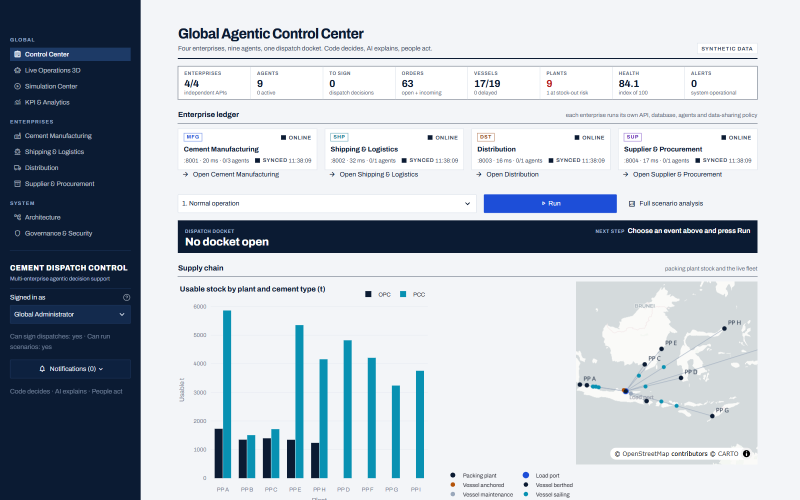
#> input picture docs/screenshots/walk-01-control.png, 1600 x 1000 px (shown at 1/2 size); its folder holds 6 pictures in this run
$ python make_annotations.py
#> lines starting #> are read from the running program, lines starting #| are printed output that depends on the picture
"""Annotated, step-by-step screenshots of the running app (the app itself is not restyled).

python scripts/make_annotations.py  ->  "Penjelasan Agentic/NN-*.png"
Raw captures: docs/screenshots/walk-*.png and data-governance-audit-trail.png (taken from the running app with Playwright)."""
from pathlib import Path

from PIL import Image, ImageDraw, ImageFont

ROOT = Path(__file__).resolve().parent.parent
SHOTS = ROOT / "docs" / "screenshots"
OUT = ROOT / "Penjelasan Agentic"
F = lambda n, b=False: ImageFont.truetype("C:/Windows/Fonts/segoeuib.ttf" if b else "C:/Windows/Fonts/segoeui.ttf", n)
NAVY, INK, MUTED, PAPER = (11, 27, 51), (15, 23, 42), (71, 85, 105), (246, 248, 251)
COL = {"GLB": (11, 27, 51), "MFG": (29, 78, 216), "SHP": (14, 116, 144), "DST": (146, 64, 14), "SUP": (91, 33, 182), "HUM": (217, 119, 6), "RED": (185, 28, 28), "SKY": (2, 132, 199)}
PANEL = 760


def wrap(d, text, font, width):
    lines, cur = [], ""
    for w in text.split():
        t = (cur + " " + w).strip()
        if d.textlength(t, font=font) > width:
            lines.append(cur)
            cur = w
        else:
            cur = t
    return lines + [cur]


def make(name, shot, step, title, subtitle, marks, concept, crop=None):
    """marks: list of (x, y, w, h, colour, heading, text) on the 1600x1000 screenshot."""
#> called with name = '01-dashboard-control-center.png', shot = 'walk-01-control.png', step = 1, title = 'Pusat kendali ekosistem'
    im = Image.open(SHOTS / shot).convert("RGB")
#> im is the input picture: PIL image 1600x1000 RGB; mean R, G, B 181.2, 189.6, 198.9
    if crop:
        im = im.crop((0, 0, im.width, crop))  # ponytail: keep only the part the marks explain
    W, H = im.width, 1000
    canvas = Image.new("RGB", (W + PANEL, H), PAPER)
    canvas.paste(im, (0, 0))
    over = Image.new("RGBA", canvas.size, (0, 0, 0, 0))
#> over: PIL image 2360x1000 RGBA; every value is 0
    od = ImageDraw.Draw(over)
    for i, (x, y, w, h, c, _, _) in enumerate(marks):
        col = COL[c]
        od.rectangle([x, y, x + w, y + h], fill=col + (28,), outline=col + (255,), width=5)
    canvas = Image.alpha_composite(canvas.convert("RGBA"), over).convert("RGB")
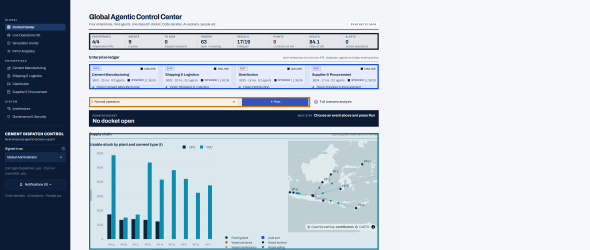
#> canvas: PIL image 2360x1000 RGB (shown at 1/4 size); mean R, G, B 191.5, 200.9, 209.7
    d = ImageDraw.Draw(canvas)
    for i, (x, y, w, h, c, _, _) in enumerate(marks):
        cx, cy = max(x + 2, 22), max(y + 2, 22)
        d.ellipse([cx - 22, cy - 22, cx + 22, cy + 22], fill=COL[c], outline="white", width=3)
        d.text((cx, cy), str(i + 1), fill="white", font=F(24, True), anchor="mm")
    # side panel
    px = W + 32
    d.rectangle([W, 0, W + PANEL, H], fill=PAPER)
    d.line([W, 0, W, H], fill=(203, 213, 225), width=2)
    d.text((px, 30), step if isinstance(step, str) else f"LANGKAH {step}", fill=COL["SKY"], font=F(17, True))
    y = 56
    for line in wrap(d, title, F(30, True), PANEL - 64):
#> in wrap, `lines, cur = [], ""`: cur = ''
        d.text((px, y), line, fill=NAVY, font=F(30, True))
        y += 38
#> this loop made 1 pass
#> after the loop, y = 94
    for line in wrap(d, subtitle, F(17), PANEL - 64):
        d.text((px, y + 4), line, fill=MUTED, font=F(17))
        y += 24
#> this loop made 2 passes
#> y on pass 1: 118
#> after the loop, y = 142
    y += 22
#> y = 164
    for i, (_, _, _, _, c, head, text) in enumerate(marks):
        d.ellipse([px, y, px + 34, y + 34], fill=COL[c])
        d.text((px + 17, y + 17), str(i + 1), fill="white", font=F(18, True), anchor="mm")
        d.text((px + 48, y + 2), head, fill=NAVY, font=F(18, True))
        yy = y + 28
        for line in wrap(d, text, F(16), PANEL - 112):
            d.text((px + 48, yy), line, fill=INK, font=F(16))
            yy += 22
        y = yy + 14
#> this loop made 5 passes
#> y on passes 1 to 5: 250, 358, 444, 530, 616
    # concept box at the bottom
    lines = wrap(d, concept, F(16), PANEL - 104)
#> lines = 2 items
    bh = 52 + 22 * len(lines)
#> bh = 96
    by = max(y + 6, H - bh - 28)
#> by = 876
    d.rounded_rectangle([px, by, W + PANEL - 32, by + bh], 14, fill=NAVY)
    d.text((px + 20, by + 16), "KONSEP AGENTIC", fill=(125, 211, 252), font=F(15, True))
    for k, line in enumerate(lines):
        d.text((px + 20, by + 42 + 22 * k), line, fill=(228, 235, 245), font=F(16))
#> this loop made 2 passes
    if by + bh > H:
        raise SystemExit(f"{name}: panel text too long")
    OUT.mkdir(exist_ok=True)
    canvas.save(OUT / name)
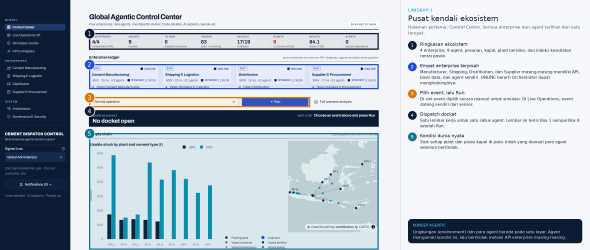
#> saved as 01-dashboard-control-center.png: PIL image 2360x1000 RGB (shown at 1/4 size); mean R, G, B 182.4, 192.4, 202
    print("wrote", name)


def main():
    make("01-dashboard-control-center.png", "walk-01-control.png", 1, "Pusat kendali ekosistem",
         "Halaman pertama: Control Center. Semua enterprise dan agent terlihat dari satu tempat.",
         [(356, 132, 1158, 66, "GLB", "Ringkasan ekosistem", "4 enterprise, 9 agent, pesanan, kapal, plant berisiko, dan indeks kesehatan rantai pasok."),
          (356, 256, 1158, 100, "MFG", "Empat enterprise terpisah", "Manufacturer, Shipping, Distribution, dan Supplier masing-masing memiliki API, basis data, dan agent sendiri. ONLINE berarti Orchestrator dapat menghubunginya."),
          (356, 388, 884, 40, "HUM", "Pilih event, lalu Run", "Di sini event dipilih secara manual untuk simulasi. Di Live Operations, event datang sendiri dari sensor."),
          (356, 442, 1158, 64, "GLB", "Dispatch docket", "Satu lembar kerja untuk satu siklus agent. Lembar ini terisi Box 1 sampai Box 8 setelah Run."),
          (356, 532, 1158, 466, "SHP", "Kondisi dunia nyata", "Stok setiap plant dan posisi kapal di peta. Inilah yang diamati para agent sebelum bertindak.")],
         "Lingkungan (environment) dan para agent berada pada satu layar. Agent mengamati kondisi ini, lalu bertindak melalui API enterprise masing-masing.")

    make("02-event-dan-agent-paralel.png", "walk-02-docket.png", 2, "Event memicu empat agent sekaligus",
         "Satu run orkestrasi selesai dalam 3,35 detik; empat agent paralel hanya butuh sekitar 1 detik.",
         [(356, 38, 241, 194, "GLB", "Box 1: Event", "Sensor silo melaporkan PP C PCC di bawah 25%. Orchestrator menugaskan 4 agent."),
          (598, 38, 228, 194, "MFG", "Box 2: Stock Monitoring", "Menghitung kapan stok habis: PP C tinggal 1,18 hari."),
          (827, 38, 229, 194, "MFG", "Box 3: ML Forecasting", "Meramal permintaan 14 hari; WAPE LightGBM 0,0735 lebih baik daripada TFT."),
          (1057, 38, 228, 194, "SHP", "Box 4: Fleet Tracking", "12 dari 19 kapal tersedia, tidak ada rute badai, tiga kapal berisiko rusak."),
          (1286, 38, 229, 194, "MFG", "Box 5: Demand & Priority", "Mengurutkan plant: PP C peringkat 1 dengan skor 4,6.")],
         "Pola orchestrator-worker: satu orchestrator membagi tugas, empat worker dari dua enterprise bekerja bersamaan, dan setiap hasil ditandatangani agent pemiliknya.")
#> call 2 of make, with name = '02-event-dan-agent-paralel.png', shot = 'walk-02-docket.png', step = 2, title = 'Event memicu empat agent sekaligus'
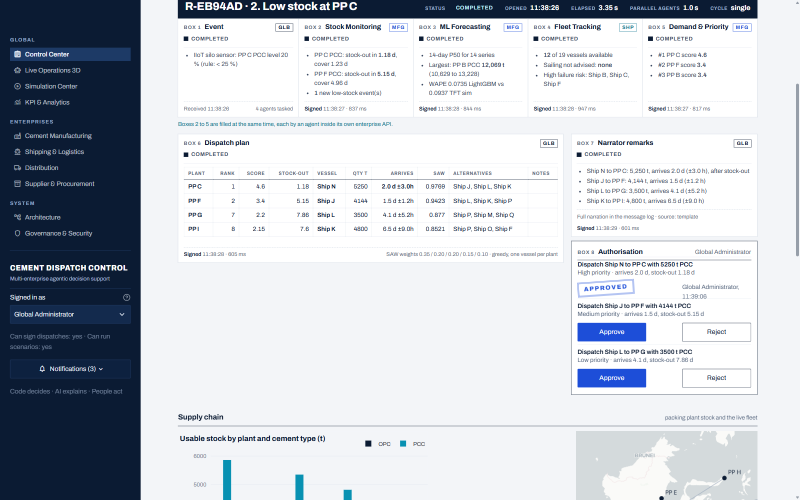
#> input picture docs/screenshots/walk-02-docket.png, 1600 x 1000 px (shown at 1/2 size)
#> in make, im is the input picture: PIL image 1600x1000 RGB; mean R, G, B 195, 200.1, 207.7
#> in make (call 2), `canvas = Image.alpha_composite(canvas.convert("RGBA"), over).convert("..`:
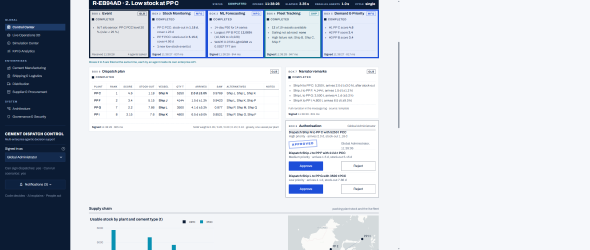
#> canvas: PIL image 2360x1000 RGB (shown at 1/4 size); mean R, G, B 207.3, 212.4, 220.2
#> the loop in make (call 2), `for line in wrap(d, title, F(30, True), PANEL - 64):` made 1 pass
#> after the loop in make (call 2), `for line in wrap(d, title, F(30, True), PANEL - 64):`: y = 94
#> the loop in make (call 2), `for line in wrap(d, subtitle, F(17), PANEL - 64):` made 2 passes
#> after the loop in make (call 2), `for line in wrap(d, subtitle, F(17), PANEL - 64):`: y = 142
#> in make (call 2), `y += 22`: y = 164
#> the loop in make (call 2), `for i, (_, _, _, _, c, head, text) in enumerate(marks):` made 5 passes
#> y on passes 1 to 5: 250, 314, 378, 442, 506
#> in make (call 2), `lines = wrap(d, concept, F(16), PANEL - 104)`: lines = 3 items
#> in make (call 2), `bh = 52 + 22 * len(lines)`: bh = 118
#> in make (call 2), `by = max(y + 6, H - bh - 28)`: by = 854
#> the loop in make (call 2), `for k, line in enumerate(lines):` made 3 passes
#> line on pass 3: 'pemiliknya.'
#> in make (call 2), `canvas.save(OUT / name)`:
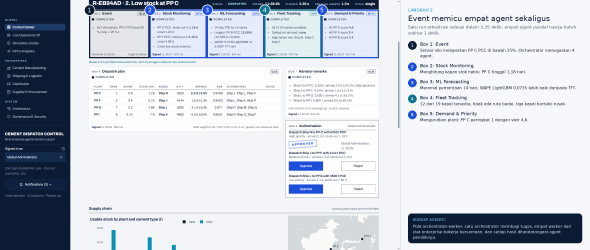
#> saved as 02-event-dan-agent-paralel.png: PIL image 2360x1000 RGB (shown at 1/4 size); mean R, G, B 197.2, 203, 212

    make("03-rencana-penjelasan-persetujuan.png", "walk-02-docket.png", 3, "Rencana, penjelasan, dan tanda tangan manusia",
         "Hasil keempat agent digabung menjadi rencana, dijelaskan, lalu menunggu keputusan manusia.",
         [(356, 268, 771, 257, "GLB", "Box 6: Dispatch Planner", "Memilih kapal terbaik per plant dengan skor SAW. PP C mendapat Ship N (5.250 t), lengkap dengan kapal alternatif."),
          (1143, 268, 372, 204, "GLB", "Box 7: Narrator", "Mengubah angka menjadi kalimat. Ia jujur menyebut Ship N tiba sesudah perkiraan stok habis."),
          (1143, 483, 372, 307, "HUM", "Box 8: Authorisation", "Manusia menekan Approve atau Reject. Stempel APPROVED mencatat siapa dan kapan.")],
         "Code decides, AI explains, people act: kode menghitung rencana, AI menjelaskan, dan manusia memegang keputusan akhir (human-in-the-loop).")
#> call 3 of make, with name = '03-rencana-penjelasan-persetujuan.png', shot = 'walk-02-docket.png', step = 3
#> in make (call 3), `canvas = Image.alpha_composite(canvas.convert("RGBA"), over).convert("..`:
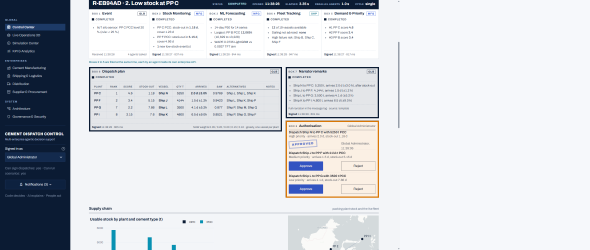
#> canvas: PIL image 2360x1000 RGB (shown at 1/4 size); mean R, G, B 206.9, 210.5, 216.1
#> the loop in make (call 3), `for line in wrap(d, title, F(30, True), PANEL - 64):` made 2 passes
#> (line, y) on passes 1 to 2: ('Rencana, penjelasan, dan tanda tangan', 94), ('manusia', 132)
#> after the loop in make (call 3), `for line in wrap(d, title, F(30, True), PANEL - 64):`: y = 132
#> the loop in make (call 3), `for line in wrap(d, subtitle, F(17), PANEL - 64):` made 2 passes
#> y on pass 1: 156
#> after the loop in make (call 3), `for line in wrap(d, subtitle, F(17), PANEL - 64):`: y = 180
#> in make (call 3), `y += 22`: y = 202
#> the loop in make (call 3), `for i, (_, _, _, _, c, head, text) in enumerate(marks):` made 3 passes
#> y on passes 1 to 3: 288, 374, 460
#> in make (call 3), `lines = wrap(d, concept, F(16), PANEL - 104)`: lines = 2 items
#> in make (call 3), `bh = 52 + 22 * len(lines)`: bh = 96
#> in make (call 3), `by = max(y + 6, H - bh - 28)`: by = 876
#> the loop in make (call 3), `for k, line in enumerate(lines):` made 2 passes
#> in make (call 3), `canvas.save(OUT / name)`:
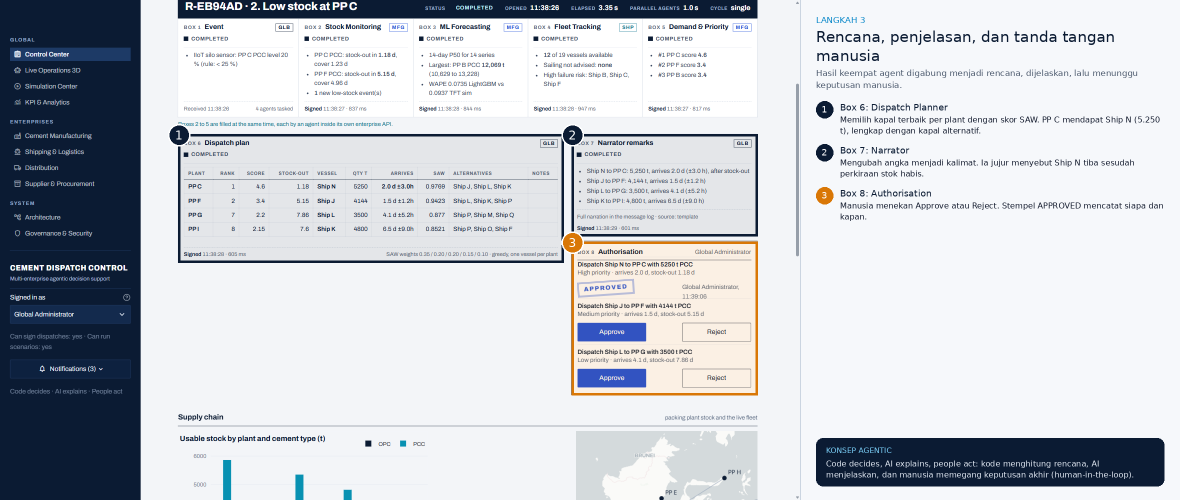
#> saved as 03-rencana-penjelasan-persetujuan.png: PIL image 2360x1000 RGB (shown at 1/2 size); mean R, G, B 198.5, 202.6, 208.9

    make("04-registry-dan-pesan-antar-agent.png", "walk-03-messages.png", 4, "Siapa bekerja dan apa yang mereka katakan",
         "Bagian bawah Control Center merekam status setiap agent dan setiap pesan antar-agent.",
         [(356, 274, 644, 536, "GLB", "Agent registry", "Status sembilan agent: selesai, menunggu persetujuan, atau idle, lengkap dengan durasi kerja."),
          (1024, 274, 490, 516, "SKY", "Log pesan lintas enterprise", "Setiap pesan tercatat dengan pengirim, penerima, dan jenisnya: request, response, recommendation, decision, execution."),
          (356, 880, 1158, 76, "GLB", "Tanya Narrator", "Pengguna dapat bertanya, misalnya kapal mana ke PP C dan mengapa. Jawaban hanya dari rencana yang sudah diverifikasi."),
          (20, 720, 241, 34, "HUM", "Notifikasi", "Peringatan untuk peran terkait, misalnya stok rendah untuk Operations Planner.")],
         "Komunikasi antar-agent memakai format pesan baku, sehingga kerja sama lintas enterprise dapat diaudit.".replace("memakai", "menggunakan"))

    bar, stage, mapp = (356, 193, 1159, 56), (357, 266, 659, 732), (1025, 266, 497, 732)
    make("05-live-dunia-berjalan.png", "walk-live-1.png", 5, "Dunia berjalan sendiri",
         "Halaman Live Operations 3D. Jam simulasi berjalan 2 jam per detik.",
         [(*bar, "GLB", "Jam simulasi", "Play, Pause, kecepatan, dan Reset story. Status menunjukkan bahwa plant sedang menjual semen."),
          (*stage, "GLB", "Kantor agent 3D", "Setiap robot adalah satu agent di atas platform enterprise-nya. Layar di atas robot menampilkan hasil kerja terakhir."),
          (*mapp, "SHP", "Dunia nyata", "Gauge silo di setiap plant turun setiap jam, dan kapal bergerak di perairan Indonesia.")],
         "Environment terus berubah tanpa campur tangan agent. Agent belum bertindak selama belum ada percept yang melampaui ambang.")

    make("06-live-sensor-memicu-agent.png", "walk-live-2.png", 6, "Sensor membangunkan agent",
         "Day 2 pukul 05.00: silo PCC di PP C turun di bawah 25%. Tidak ada yang menekan tombol.",
         [(*bar, "RED", "Jam berhenti", "Status berubah menjadi Clock waiting: agent sedang bekerja, dunia menunggu rencana."),
          (*stage, "MFG", "Agent mulai bekerja", "Orchestrator mengirim tugas; robot Stock Monitoring, ML Forecasting, Demand & Priority, dan Fleet Tracking aktif bersamaan."),
          (*mapp, "SHP", "Pemicu dari dunia nyata", "Gauge silo PP C di peta sudah di bawah ambang 25%.")],
         "Otonomi event-driven: run dimulai oleh perubahan lingkungan, bukan oleh perintah manusia.")

    bar2, appr, stage2, map2 = (356, 193, 1159, 56), (356, 257, 1159, 154), (357, 420, 659, 578), (1025, 420, 497, 578)
    make("07-live-menunggu-persetujuan.png", "walk-live-3.png", 7, "Rencana menunggu tanda tangan",
         "Agent selesai bekerja. Jam tetap berhenti sampai manusia memutuskan.",
         [(*appr, "HUM", "Strip Box 8", "Tiga rekomendasi: Ship N ke PP C membawa 4.901 t PCC (prioritas High), Ship J ke PP F, Ship K ke PP I."),
          (*stage2, "GLB", "Layar kerja agent", "Forecast 14 hari, prioritas plant, ranking SAW, ketersediaan armada, dan penjelasan Narrator tampil di atas robot."),
          (*map2, "SHP", "Dunia ikut menunggu", "Kapal dan silo diam selama keputusan belum diambil.")],
         "Tingkat otonomi Approve (human-in-the-loop): agent mengusulkan, manusia memutuskan. Dispatch Planner bersifat deliberatif dan utility-based.")

    make("08-live-kapal-berlayar.png", "walk-live-4.png", 8, "Tindakan dijalankan",
         "Setelah Approve, Shipping menerima tugas dan Manufacturer menerima jadwal kedatangan.",
         [(*bar, "SHP", "Jam berjalan lagi", "Clock running: dunia kembali bergerak setelah keputusan diambil."),
          (*mapp, "SHP", "Kapal berlayar", "Ship N memuat 12 jam di load port, lalu berlayar menuju PP C mengikuti garis putus-putus di peta."),
          (*stage, "GLB", "Hasil kerja tetap terlihat", "Layar di atas robot masih menampilkan rencana yang sedang dijalankan.")],
         "Act: keputusan berubah menjadi tindakan nyata melalui API Shipping dan Manufacturer.")

    make("09-live-badai-replanning.png", "walk-live-5.png", 9, "Badai memicu perencanaan ulang",
         "Layanan cuaca melaporkan gelombang 3,4 m di rute PP F.",
         [(*bar, "RED", "Event baru", "Clock waiting lagi: agent bekerja ulang tanpa perintah manusia."),
          (*mapp, "RED", "Rute badai", "Rute ke PP F ditandai tidak aman; kapal bermuatan di rute itu melambat sekitar 14 jam."),
          (*stage, "GLB", "Agent menyusun rencana baru", "Fleet Tracking menandai sailing not advised, lalu Dispatch Planner mengeluarkan kapal yang harus melewati gelombang di atas 2,5 m.")],
         "Adaptive replanning dan feedback loop: rencana tidak dianggap final, melainkan dievaluasi ulang ketika lingkungan berubah.")

    make("10-live-kapal-tiba-silo-terisi.png", "walk-live-6.png", 10, "Kapal tiba, silo terisi",
         "Day 3 pukul 09.00: Ship N membongkar muatan di PP C.",
         [(*mapp, "SHP", "Dampak fisik", "Gauge silo PP C naik kembali setelah muatan dibongkar (bongkar sekitar 18 jam)."),
          (*bar, "GLB", "Siklus berlanjut", "Jam terus berjalan; sensor membaca kondisi baru setiap jam."),
          (*stage, "GLB", "Agent kembali memantau", "Agent siap bekerja lagi apabila ada silo lain yang turun di bawah ambang.")],
         "Loop perceive, reason, act tertutup: tindakan yang disetujui mengubah lingkungan, dan pembacaan sensor berikutnya mencerminkan perubahan itu.")

    make("11-audit-trail-governance.png", "data-governance-audit-trail.png", 11, "Semua tercatat dan dapat diaudit",
         "Halaman Governance & Security, tab Audit trail.",
         [(357, 484, 1168, 32, "RED", "Run otonom", "Orchestrator mencatat run yang dipicu sensor: silo PP C 24%, sisa stok 1,62 hari."),
          (357, 418, 1168, 32, "HUM", "Persetujuan manusia", "Global Administrator menyetujui Ship N ke PP C; waktu dan pelaku tercatat."),
          (357, 319, 1168, 32, "RED", "Run karena badai", "Event cuaca di rute PP F juga memicu run otonom."),
          (357, 623, 1168, 101, "GLB", "Riwayat aktivitas agent", "Setiap run memiliki nomor, judul, status, waktu mulai dan selesai, serta durasi.")],
         "Trust dan akuntabilitas: setiap tindakan agent dan setiap keputusan manusia dapat ditelusuri kembali.")


# [104 lines left out: function menus, not called in this run]


if __name__ == "__main__":
#> (the run stopped early here; a loop or call above may not have finished)
